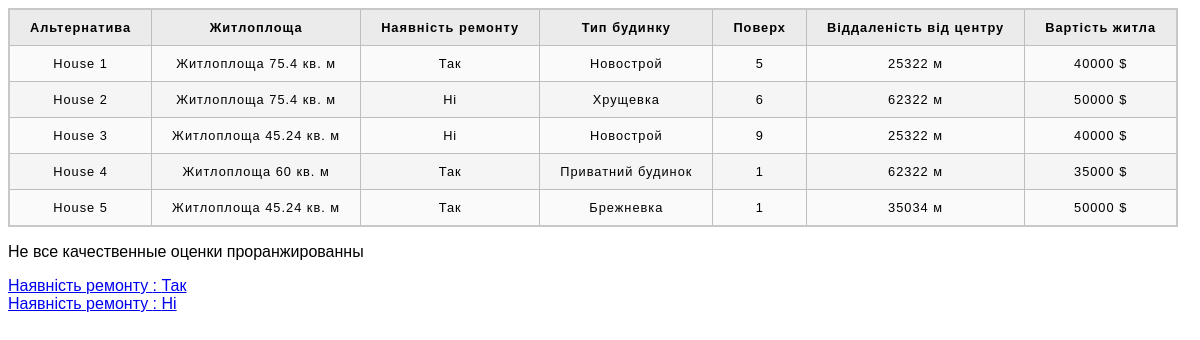
The app's page /decision/ with its own data.
### core/models.py (models this page shows, shortened)
class Vector(models.Model):
	alternative = models.ForeignKey('Alternative', on_delete=models.CASCADE)
	mark = models.ForeignKey('Mark', on_delete=models.CASCADE)

class Mark(models.Model):
	criterion = models.ForeignKey('Criterion', on_delete=models.CASCADE)
	name = models.CharField(max_length=100)
	rate = models.PositiveIntegerField(null=True, blank=True)
	number = models.FloatField(
		validators = [MinValueValidator(0)], null=True, blank=True
	)
	normalized = models.FloatField(
		null=True, blank=True,
		validators = [MinValueValidator(0), MaxValueValidator(1)],
	)

class Criterion(models.Model):
	TYPES = (
		('quan', 'качественный'),
		('qual', 'количественный'),
	)
	OPTIMIZATION_TYPES = (
		('max', 'Максимум'),
		('min', 'Минимум'),
	)
	SCALE_TYPES = (
		('nominal', 'Наименований'),
		('ordinal', 'Порядковая'),
		('interval', 'Интервалов'),
		('ratio', 'Отношений'),
		('difference', 'Разностей'),
		('absolute', 'Абсолютная'),
	)
	name = models.CharField(max_length=100, unique=True)
	rate = models.PositiveIntegerField()
	weight = models.FloatField(
		validators = [MinValueValidator(0)],
		null=True, blank=True
	)
	criterion_type = models.CharField(max_length=4, choices=TYPES)
	optimization_type = models.CharField(max_length=3, choices=OPTIMIZATION_TYPES, null=True, blank=True)
	measurement = models.CharField(max_length=20, null=True, blank=True)
	scale = models.CharField(max_length=10, choices=SCALE_TYPES)

class Alternative(models.Model):
	name = models.CharField(max_length=100, unique=True)
	def __str__(self):
		return self.name

### core/views.py (the view)
# urls.py: path('', views.basic_decision, name='decision'),
def basic_decision(request):
	alternatives = Alternative.objects.all()
	criterions = Criterion.objects.all()
	marks = {}
	for alternative in alternatives:
		vectors = Vector.objects.filter(alternative=alternative)
		marks[alternative] = vectors
	urls = quality_criterions_have_range()
	quality_check = True if len(urls) == 0 else False
	context = {
		'alternatives': alternatives,
		'marks': marks,
		'quality_check': quality_check,
		'quality_urls': urls,
		'criterions': criterions,
	}
	return render(request, 'core/basic_decision.html', context)

### core/templatetags/extras.py (called while the page is built)
@register.filter(name='get_item')
def get_item(dictionary, key):
    return dictionary.get(key)

### core/views.py (called while the page is built)
def quality_criterions_have_range():
	urls = []
	marks = Mark.objects.all()
	for mark in marks:
		if mark.number == None:
			urls.append({
				'link': 'http://127.0.0.1:8000/admin/core/mark/{}/change/'.format(mark.id),
				'mark': mark,
			})
	return urls

### rooms/templates/core/basic_decision.html (shortened to what this page needs)
{% load extras %}
{% load static %}
<!doctype html>
  <html>
	<head>
		<link rel="stylesheet" href="{% static 'css/core.css' %}">
    </head>
    <body>
	    <table>
	    	<tr>
	    		<th>Альтернатива</th>
	    		{% for vector in marks|get_item:alternatives.0 %}
		    		<th>
		    			{{ vector.mark.criterion.name }}
		    		</th>
		    	{% endfor %}
	    	</tr>
	    	{% for alternative in alternatives %}
	    	<tr>
	    		<td>{{ alternative }}</td>
	    		{% for vector in marks|get_item:alternative %}
	    			<td>{{ vector.mark.name }}</td>
	    		{% endfor %}
	    	</tr>
	    	{% endfor %}
	    </table>
	    {% if quality_check %}
		    <p>Все качественные оценки проранжированны</p>
		    <a href="{% url 'core:paretto_view' %}">Дальше</a>
	    {% else %}
	    	<p>Не все качественные оценки проранжированны</p>
	    	{% for link in quality_urls %}
		    	<a href={{ link.link }} target="_blank">{{ link.mark.criterion.name }} : {{ link.mark.name }}</a>
		    	<br>
		    {% endfor %}
		{% endif %}
    </body>
 </html>

### core/static/css/core.css (style rules this page uses)
html { font-family: sans-serif; }
table { border-collapse: collapse; border: 2px solid rgb(200,200,200); letter-spacing: 1px; font-size: 0.8rem; }
td, th { border: 1px solid rgb(190,190,190); padding: 10px 20px; }
th { background-color: rgb(235,235,235); }
td { text-align: center; }
tr:nth-child(even) td { background-color: rgb(250,250,250); }
tr:nth-child(odd) td { background-color: rgb(245,245,245); }

### records on screen
Vector: mark.criterion.name "Житлоплоща", mark.name "Житлоплоща 75.4 кв. м"
Vector: mark.criterion.name "Наявність ремонту", mark.name "Так"
Vector: mark.criterion.name "Тип будинку", mark.name "Новострой"
Vector: mark.criterion.name "Поверх", mark.name "5"
Vector: mark.criterion.name "Віддаленість від центру", mark.name "25322 м"
Vector: mark.criterion.name "Вартість житла", mark.name "40000 $"
Alternative: name "House 1"
Alternative: name "House 2"
Vector: mark.name "Житлоплоща 75.4 кв. м"
Vector: mark.name "Ні"
Vector: mark.name "Хрущевка"
Vector: mark.name "6"
Vector: mark.name "62322 м"
Vector: mark.name "50000 $"
Alternative: name "House 3"
Vector: mark.name "Житлоплоща 45.24 кв. м"
Vector: mark.name "Ні"
Vector: mark.name "Новострой"
Vector: mark.name "9"
Vector: mark.name "25322 м"
Vector: mark.name "40000 $"
Alternative: name "House 4"
Vector: mark.name "Житлоплоща 60 кв. м"
Vector: mark.name "Так"
Vector: mark.name "Приватний будинок"
Vector: mark.name "1"
Vector: mark.name "62322 м"
Vector: mark.name "35000 $"
Alternative: name "House 5"
Vector: mark.name "Житлоплоща 45.24 кв. м"
Vector: mark.name "Так"
Vector: mark.name "Брежневка"
Vector: mark.name "1"
Vector: mark.name "35034 м"
Vector: mark.name "50000 $"
Mark: mark.criterion.name "Наявність ремонту", mark.name "Так"
Mark: mark.criterion.name "Наявність ремонту", mark.name "Ні"
